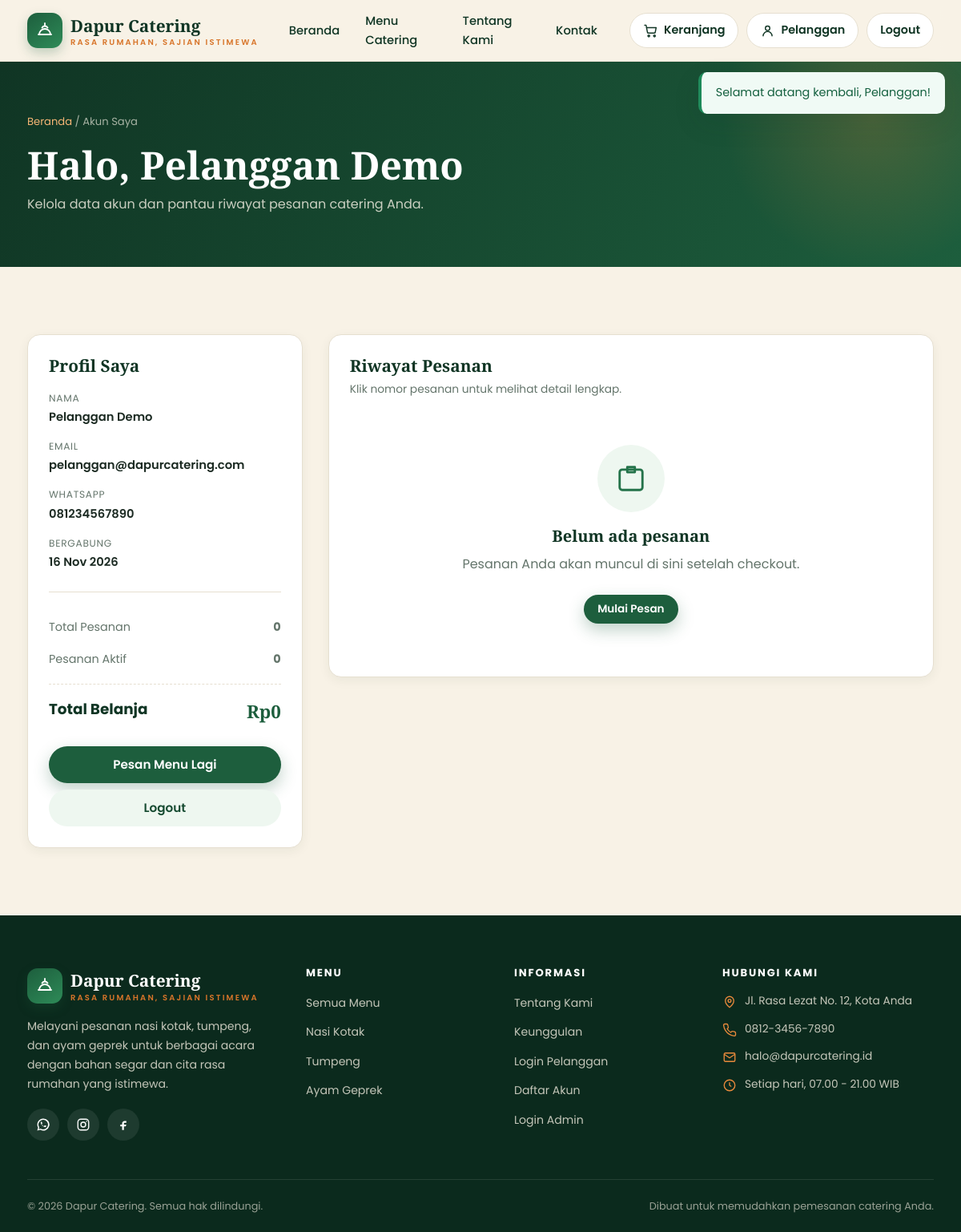
The app's page /account.php (signed in) with its own data.
### tables this page shows
CREATE TABLE users (
  id          INT UNSIGNED NOT NULL AUTO_INCREMENT,
  name        VARCHAR(100) NOT NULL,
  email       VARCHAR(150) NOT NULL,
  phone       VARCHAR(30) DEFAULT NULL,
  password    VARCHAR(255) NOT NULL,
  created_at  TIMESTAMP NOT NULL DEFAULT CURRENT_TIMESTAMP,
  PRIMARY KEY (id),
  UNIQUE KEY uq_users_email (email)
);

### includes/functions.php (called while the page is built, shortened)
<?php
function url(string $path = ''): string
{
    return BASE_URL . '/' . ltrim($path, '/');
}
function e($value): string
{
    return htmlspecialchars((string) $value, ENT_QUOTES, 'UTF-8');
}
function rupiah($amount): string
{
    return 'Rp' . number_format((float) $amount, 0, ',', '.');
}
function get_flashes(): array
{
    $flashes = $_SESSION['flash'] ?? [];
    return $flashes;
}
function current_user(): ?array
{
    static $cached = false;
    static $user = null;
    if ($cached) {
        return $user;
    }
    $cached = true;
    if (!empty($_SESSION['user_id'])) {
        $stmt = db()->prepare('SELECT * FROM users WHERE id = ?');
        $stmt->execute([$_SESSION['user_id']]);
        $user = $stmt->fetch() ?: null;
    }
    return $user;
}
function is_logged_in(): bool
{
    return current_user() !== null;
}
function require_user(): void
{
    if (!is_logged_in()) {
        $_SESSION['redirect_after_login'] = $_SERVER['REQUEST_URI'] ?? url('account.php');
        flash('warning', 'Silakan login terlebih dahulu untuk melanjutkan.');
        redirect('login.php');
    }
}
function cart_identity(): array
{
    $user = current_user();
    if ($user) {
        return ['user_id' => (int) $user['id'], 'session_id' => null];
    }
    return ['user_id' => null, 'session_id' => $_SESSION['cart_session']];
}

### config/database.php (called while the page is built, shortened)
<?php
function db(): PDO
{
    static $pdo = null;
    if ($pdo === null) {
        $dsn = sprintf(
            'mysql:host=%s;port=%s;dbname=%s;charset=utf8mb4',
            DB_HOST,
            DB_PORT,
            DB_NAME
        );
        try {
            $pdo = new PDO($dsn, DB_USER, DB_PASS, [
                PDO::ATTR_ERRMODE            => PDO::ERRMODE_EXCEPTION,
                PDO::ATTR_DEFAULT_FETCH_MODE => PDO::FETCH_ASSOC,
                PDO::ATTR_EMULATE_PREPARES   => false,
            ]);
        } catch (PDOException $e) {
            http_response_code(500);
            die('Koneksi database gagal. Pastikan MySQL berjalan dan database sudah diimpor. '
                . '<br><small>' . htmlspecialchars($e->getMessage()) . '</small>');
        }
    }
    return $pdo;
}

### account.php (the view, shortened to what this page needs)
<?php
require_user();
$user = current_user();
$stmt = db()->prepare(
    'SELECT o.*,
            (SELECT COUNT(*) FROM order_items oi WHERE oi.order_id = o.id) AS item_count,
            (SELECT COALESCE(SUM(quantity), 0) FROM order_items oi WHERE oi.order_id = o.id) AS qty_total
     FROM orders o
     WHERE o.user_id = ?
     ORDER BY o.created_at DESC'
);
$stmt->execute([$user['id']]);
$orders = $stmt->fetchAll();
$totalSpent = 0.0;
$activeOrders = 0;
require __DIR__ . '/includes/header.php';
?>
<section class="page-hero">
    <div class="container">
        <div class="breadcrumb"><a href="<?= url('index.php') ?>">Beranda</a> / Akun Saya</div>
        <h1>Halo, <?= e($user['name']) ?></h1>
        <p>Kelola data akun dan pantau riwayat pesanan catering Anda.</p>
    </div>
</section>
<section class="section section--cream">
    <div class="container">
        <div class="cart-layout" style="grid-template-columns:1fr 2.2fr">
            <aside class="summary-card" style="position:static">
                <h2>Profil Saya</h2>
                <div class="info-grid" style="grid-template-columns:1fr">
                    <div><span>Nama</span><strong><?= e($user['name']) ?></strong></div>
                    <div><span>Email</span><strong><?= e($user['email']) ?></strong></div>
                    <div><span>WhatsApp</span><strong><?= e($user['phone'] ?: '-') ?></strong></div>
                    <div><span>Bergabung</span><strong><?= e(date('d M Y', strtotime($user['created_at']))) ?></strong></div>
                </div>
                <div class="divider"></div>
                <div class="summary-row"><span>Total Pesanan</span><strong><?= count($orders) ?></strong></div>
                <div class="summary-row"><span>Pesanan Aktif</span><strong><?= $activeOrders ?></strong></div>
                <div class="summary-row total"><span>Total Belanja</span><strong><?= e(rupiah($totalSpent)) ?></strong></div>
                <a href="<?= url('menu.php') ?>" class="btn btn-primary btn-block mt-3">Pesan Menu Lagi</a>
                <a href="<?= url('logout.php') ?>" class="btn btn-ghost btn-block mt-2">Logout</a>
            </aside>
            <div>
                <div class="summary-card" style="position:static">
                    <h2 style="margin-bottom:6px">Riwayat Pesanan</h2>
                    <p class="muted" style="font-size:.86rem;margin-bottom:18px">Klik nomor pesanan untuk melihat detail lengkap.</p>
                    <?php if (!$orders): ?>
                        <div class="empty-state" style="border:0;padding:40px 10px">
                            <div class="empty-icon">
                                <svg viewBox="0 0 24 24" fill="none" stroke="currentColor" stroke-width="1.8" stroke-linecap="round" stroke-linejoin="round"><path d="M9 5h10a2 2 0 0 1 2 2v12a2 2 0 0 1-2 2H5a2 2 0 0 1-2-2V7a2 2 0 0 1 2-2h4"/><path d="M9 3h6v4H9z"/></svg>
                            </div>
                            <h3>Belum ada pesanan</h3>
                            <p>Pesanan Anda akan muncul di sini setelah checkout.</p>
                            <a href="<?= url('menu.php') ?>" class="btn btn-primary btn-sm mt-2">Mulai Pesan</a>
                        </div>
                    <?php endif; ?>
                </div>
            </div>
        </div>
    </div>
</section>
<?php require __DIR__ . '/includes/footer.php'; ?>

### includes/header.php (shortened to what this page needs)
<?php
$currentPage = basename($_SERVER['SCRIPT_NAME'] ?? '');
$navUser = current_user();
$flashes = get_flashes();
?>
<!DOCTYPE html>
<html lang="id">
<head>
    <link rel="stylesheet" href="<?= url('assets/css/style.css') ?>">
</head>
<body>
<header class="site-header">
    <div class="container">
        <nav class="navbar">
            <a class="brand" href="<?= url('index.php') ?>">
                <span class="brand-mark" aria-hidden="true">
                    <svg viewBox="0 0 24 24" fill="none" stroke="currentColor" stroke-width="1.8" stroke-linecap="round" stroke-linejoin="round">
                        <path d="M4 17h16"/>
                        <path d="M5 17a7 7 0 0 1 14 0"/>
                        <path d="M12 6V3"/>
                        <path d="M8.5 8.5c1-1.5 2.2-2 3.5-2s2.5.5 3.5 2"/>
                    </svg>
                </span>
                <span>Dapur Catering<small>Rasa Rumahan, Sajian Istimewa</small></span>
            </a>
            <div class="nav-menu" data-nav-menu>
                <ul class="nav-links">
                    <li><a href="<?= url('index.php') ?>" class="<?= $currentPage === 'index.php' ? 'active' : '' ?>">Beranda</a></li>
                    <li><a href="<?= url('menu.php') ?>" class="<?= in_array($currentPage, ['menu.php', 'product.php'], true) ? 'active' : '' ?>">Menu Catering</a></li>
                    <li><a href="<?= url('index.php') ?>#tentang">Tentang Kami</a></li>
                    <li><a href="<?= url('index.php') ?>#kontak">Kontak</a></li>
                </ul>
                <div class="nav-actions">
                    <a class="icon-btn" href="<?= url('cart.php') ?>" aria-label="Keranjang belanja">
                        <svg viewBox="0 0 24 24" fill="none" stroke="currentColor" stroke-width="1.8" stroke-linecap="round" stroke-linejoin="round">
                            <circle cx="9" cy="20" r="1.4"/>
                            <circle cx="18" cy="20" r="1.4"/>
                            <path d="M2.5 3h2.2l2.2 11.2a1.6 1.6 0 0 0 1.6 1.3h9.1a1.6 1.6 0 0 0 1.6-1.3l1.4-7.2H6"/>
                        </svg>
                        <span>Keranjang</span>
                    </a>
                    <?php if ($navUser): ?>
                        <a class="icon-btn" href="<?= url('account.php') ?>" title="Akun saya">
                            <svg viewBox="0 0 24 24" fill="none" stroke="currentColor" stroke-width="1.8" stroke-linecap="round" stroke-linejoin="round">
                                <circle cx="12" cy="8" r="3.5"/>
                                <path d="M5 20a7 7 0 0 1 14 0"/>
                            </svg>
                            <span><?= e(explode(' ', $navUser['name'])[0]) ?></span>
                        </a>
                        <a class="icon-btn" href="<?= url('logout.php') ?>">Logout</a>
                    <?php else: ?>
                        <a class="icon-btn" href="<?= url('login.php') ?>">Login</a>
                    <?php endif; ?>
                </div>
            </div>
        </nav>
    </div>
</header>
<?php if ($flashes): ?>
    <div class="flash-wrap" data-flash-wrap>
        <?php foreach ($flashes as $flash): ?>
            <div class="alert alert-<?= e($flash['type']) ?>"><?= e($flash['message']) ?></div>
        <?php endforeach; ?>
    </div>
<?php endif; ?>

### records on screen
users: name "Pelanggan", name "Pelanggan Demo", email "pelanggan@dapurcatering.com", phone "081234567890", created_at "16 Nov 2026"

### other values on screen
$flash['message'] "Selamat datang kembali, Pelanggan!"
count($orders) "0"
$activeOrders "0"
rupiah($totalSpent) "Rp0"
APP_NAME "Dapur Catering"
